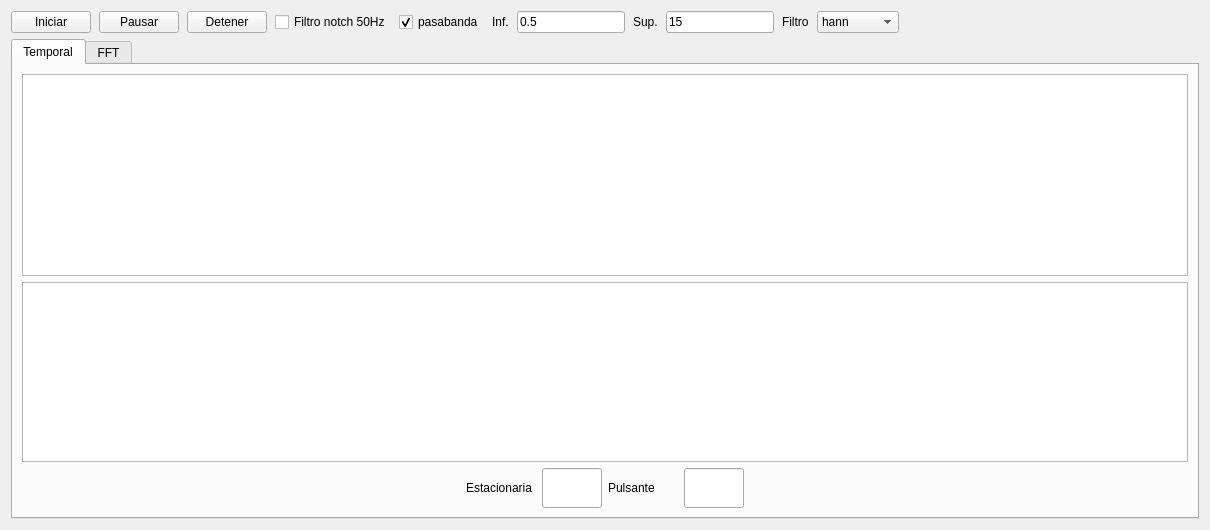
      <widget class="QWidget" name="tabVisualizacion">
       <property name="sizePolicy">
        <sizepolicy hsizetype="Expanding" vsizetype="Expanding">
         <horstretch>0</horstretch>
         <verstretch>0</verstretch>
        </sizepolicy>
       </property>
       <attribute name="title">
        <string>Visualización</string>
       </attribute>
       <layout class="QGridLayout" name="gridLayout_9">
        <item row="0" column="0">
         <layout class="QHBoxLayout" name="horizontalLayout" stretch="0,0,0,0,0,0,0,0,0,0,0,0,0">
          <property name="spacing">
           <number>8</number>
          </property>
          <property name="topMargin">
           <number>0</number>
          </property>
          <property name="bottomMargin">
           <number>0</number>
          </property>
          <item>
           <widget class="QPushButton" name="pbiniciarprueba">
            <property name="sizePolicy">
             <sizepolicy hsizetype="Minimum" vsizetype="Fixed">
              <horstretch>0</horstretch>
              <verstretch>0</verstretch>
             </sizepolicy>
            </property>
            <property name="text">
             <string>Iniciar</string>
            </property>
           </widget>
          </item>
          <item>
           <widget class="QPushButton" name="pbpausarprueba">
            <property name="text">
             <string>Pausar</string>
            </property>
            <property name="checkable">
             <bool>true</bool>
            </property>
           </widget>
          </item>
          <item>
           <widget class="QPushButton" name="pbdetenerprueba">
            <property name="text">
             <string>Detener</string>
            </property>
           </widget>
          </item>
          <item>
           <widget class="QCheckBox" name="cknotch">
            <property name="text">
             <string>Filtro notch 50Hz</string>
            </property>
           </widget>
          </item>
          <item>
           <widget class="QCheckBox" name="ckpasabanda">
            <property name="text">
             <string>pasabanda</string>
            </property>
            <property name="checked">
             <bool>true</bool>
            </property>
           </widget>
          </item>
          <item>
           <widget class="QLabel" name="lblinf">
            <property name="text">
             <string>Inf.</string>
            </property>
           </widget>
          </item>
          <item>
           <widget class="QLineEdit" name="txtpasabandainf">
            <property name="sizePolicy">
             <sizepolicy hsizetype="Preferred" vsizetype="Fixed">
              <horstretch>0</horstretch>
              <verstretch>0</verstretch>
             </sizepolicy>
            </property>
            <property name="text">
             <string>0.5</string>
            </property>
            <property name="readOnly">
             <bool>false</bool>
            </property>
           </widget>
          </item>
          <item>
           <widget class="QLabel" name="lblsup">
            <property name="text">
             <string>Sup.</string>
            </property>
           </widget>
          </item>
          <item>
           <widget class="QLineEdit" name="txtpasabandasup">
            <property name="sizePolicy">
             <sizepolicy hsizetype="Preferred" vsizetype="Fixed">
              <horstretch>0</horstretch>
              <verstretch>0</verstretch>
             </sizepolicy>
            </property>
            <property name="text">
             <string>15</string>
            </property>
           </widget>
          </item>
          <item>
           <widget class="QLabel" name="lblfiltro">
            <property name="text">
             <string>Filtro</string>
            </property>
           </widget>
          </item>
          <item>
           <widget class="QComboBox" name="cbfiltro">
            <property name="currentText">
             <string>hann</string>
            </property>
            <property name="currentIndex">
             <number>2</number>
            </property>
            <item>
             <property name="text">
              <string>hamming</string>
             </property>
            </item>
            <item>
             <property name="text">
              <string>blackman</string>
             </property>
            </item>
            <item>
             <property name="text">
              <string>hann</string>
             </property>
            </item>
            <item>
             <property name="text">
              <string>bartlett</string>
             </property>
            </item>
            <item>
             <property name="text">
              <string>flattop</string>
             </property>
            </item>
           </widget>
          </item>
          <item>
           <spacer name="horizontalSpacer_4">
            <property name="orientation">
             <enum>Qt::Horizontal</enum>
            </property>
            <property name="sizeType">
             <enum>QSizePolicy::Preferred</enum>
            </property>
            <property name="sizeHint" stdset="0">
             <size>
              <width>100</width>
              <height>20</height>
             </size>
            </property>
           </spacer>
          </item>
          <item>
           <spacer name="horizontalSpacer_5">
            <property name="orientation">
             <enum>Qt::Horizontal</enum>
            </property>
            <property name="sizeHint" stdset="0">
             <size>
              <width>200</width>
              <height>20</height>
             </size>
            </property>
           </spacer>
          </item>
         </layout>
        </item>
        <item row="1" column="0" rowspan="2">
         <widget class="QTabWidget" name="tabvisualizar">
          <property name="sizePolicy">
           <sizepolicy hsizetype="Expanding" vsizetype="Preferred">
            <horstretch>0</horstretch>
            <verstretch>0</verstretch>
           </sizepolicy>
          </property>
          <property name="currentIndex">
           <number>0</number>
          </property>
          <widget class="QWidget" name="tab">
           <property name="enabled">
            <bool>true</bool>
           </property>
           <property name="sizePolicy">
            <sizepolicy hsizetype="Expanding" vsizetype="Minimum">
             <horstretch>0</horstretch>
             <verstretch>0</verstretch>
            </sizepolicy>
           </property>
           <property name="maximumSize">
            <size>
             <width>16777215</width>
             <height>16777215</height>
            </size>
           </property>
           <attribute name="title">
            <string>Temporal</string>
           </attribute>
           <layout class="QGridLayout" name="gridLayout_5">
            <item row="1" column="0" colspan="6">
             <widget class="PlotWidget" name="gvtemporal_2">
              <property name="sizePolicy">
               <sizepolicy hsizetype="Expanding" vsizetype="Expanding">
                <horstretch>0</horstretch>
                <verstretch>0</verstretch>
               </sizepolicy>
              </property>
              <property name="maximumSize">
               <size>
                <width>16777215</width>
                <height>180</height>
               </size>
              </property>
              <property name="contextMenuPolicy">
               <enum>Qt::DefaultContextMenu</enum>
              </property>
              <property name="sizeAdjustPolicy">
               <enum>QAbstractScrollArea::AdjustIgnored</enum>
              </property>
              <property name="backgroundBrush">
               <brush brushstyle="NoBrush">
                <color alpha="255">
                 <red>255</red>
                 <green>255</green>
                 <blue>255</blue>
                </color>
               </brush>
              </property>
             </widget>
            </item>
            <item row="0" column="0" colspan="6">
             <widget class="PlotWidget" name="gvtemporal">
              <property name="sizePolicy">
               <sizepolicy hsizetype="Expanding" vsizetype="Expanding">
                <horstretch>0</horstretch>
                <verstretch>0</verstretch>
               </sizepolicy>
              </property>
              <property name="minimumSize">
               <size>
                <width>0</width>
                <height>200</height>
               </size>
              </property>
              <property name="contextMenuPolicy">
               <enum>Qt::DefaultContextMenu</enum>
              </property>
              <property name="sizeAdjustPolicy">
               <enum>QAbstractScrollArea::AdjustIgnored</enum>
              </property>
              <property name="backgroundBrush">
               <brush brushstyle="NoBrush">
                <color alpha="255">
                 <red>255</red>
                 <green>255</green>
                 <blue>255</blue>
                </color>
               </brush>
              </property>
             </widget>
            </item>
            <item row="2" column="2">
             <widget class="QLineEdit" name="txtcontinua">
              <property name="minimumSize">
               <size>
                <width>0</width>
                <height>40</height>
               </size>
              </property>
              <property name="maximumSize">
               <size>
                <width>60</width>
                <height>16777215</height>
               </size>
              </property>
             </widget>
            </item>
            <item row="2" column="4">
             <widget class="QLineEdit" name="txtalterna">
              <property name="minimumSize">
               <size>
                <width>0</width>
                <height>40</height>
               </size>
              </property>
              <property name="maximumSize">
               <size>
                <width>60</width>
                <height>16777215</height>
               </size>
              </property>
             </widget>
            </item>
            <item row="2" column="1">
             <widget class="QLabel" name="label">
              <property name="maximumSize">
               <size>
                <width>70</width>
                <height>16777215</height>
               </size>
              </property>
              <property name="text">
               <string>Estacionaria</string>
              </property>
             </widget>
            </item>
            <item row="2" column="3">
             <widget class="QLabel" name="label_2">
              <property name="minimumSize">
               <size>
                <width>0</width>
                <height>0</height>
               </size>
              </property>
              <property name="maximumSize">
               <size>
                <width>70</width>
                <height>16777215</height>
               </size>
              </property>
              <property name="text">
               <string>Pulsante</string>
              </property>
             </widget>
            </item>
           </layout>
          </widget>
          <widget class="QWidget" name="tab_2">
           <attribute name="title">
            <string>FFT</string>
           </attribute>
           <layout class="QGridLayout" name="gridLayout_8">
            <item row="1" column="0">
             <widget class="PlotWidget" name="gvfft">
              <property name="backgroundBrush">
               <brush brushstyle="NoBrush">
                <color alpha="255">
                 <red>255</red>
                 <green>255</green>
                 <blue>255</blue>
                </color>
               </brush>
              </property>
             </widget>
            </item>
           </layout>
          </widget>
         </widget>
        </item>
       </layout>
      </widget>
